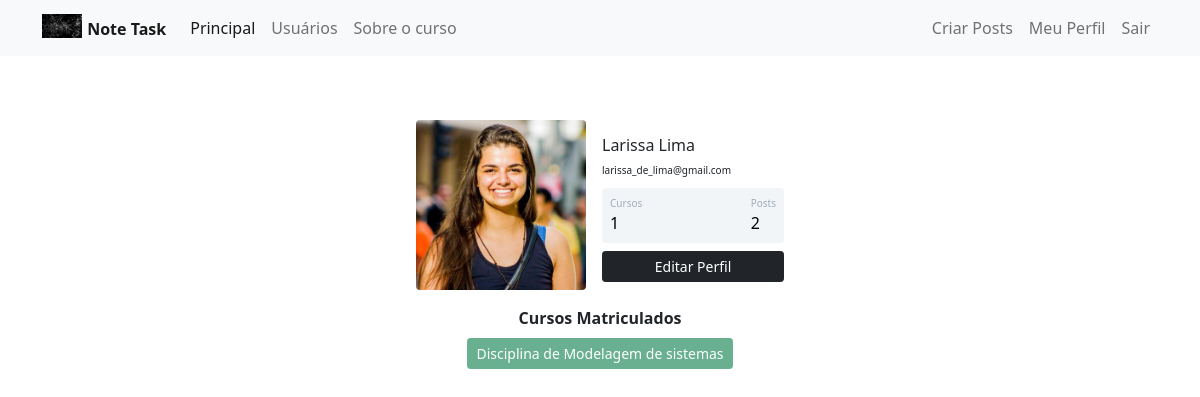
The app's page /my_profile (signed in) with its own data.
### general_system/models.py (models this page shows)
class Usuario(data_base.Model, UserMixin):
    id = data_base.Column(data_base.Integer, primary_key=True)
    username = data_base.Column(data_base.String, nullable=False)
    email = data_base.Column(data_base.String, nullable=False, unique=True)
    password = data_base.Column(data_base.String, nullable=False)
    perf_photo = data_base.Column(data_base.String, default='default.jpg')
    posts = data_base.relationship('Post', backref='autor', lazy=True)
    courses = data_base.Column(data_base.String, nullable=False, default='')
    def count_posts(self):
        return len(self.posts)

### general_system/routes.py (the view)
@app.route("/my_profile")
@login_required
def my_profile():
    image_id = url_for('static', filename='image_id_user/{}'.format(current_user.perf_photo))
    return render_template('my_profile.html', image_id=image_id)

### general_system/models.py (called while the page is built)
@login_manager.user_loader
def load_user(id_user):
    return Usuario.query.get(int(id_user))

### general_system/templates/my_profile.html (shortened to what this page needs)
{% extends 'base.html' %}
{% block bory %}
    <div class="container mt-5 d-flex justify-content-center">
        <div class="card p-3">
            <div class="d-flex align-items-center">
                <div class="image pe-3"> <img src="{{image_id}}" class="rounded" width="170"> </div>
                <div class="ml-3 w-100">
                    <h4 class="mb-0 mt-0"><font size="3">{{current_user.username}}</font></h4> <span><font size="1">{{current_user.email}}</font></span>
                    <div class="p-2 mt-2 bg-primary d-flex justify-content-between rounded text-white stats">
                        {% if 'Não Informado' in current_user.courses or current_user.courses == '' %}
                            <div class="d-flex flex-column"> <span class="articles">Cursos</span> <span class="number1">0</span> </div>
                        {% else %}
                            <div class="d-flex flex-column"> <span class="articles">Cursos</span> <span class="number1">{{current_user.courses.count(';') + 1}}</span> </div>
                        {% endif %}
                        <div class="d-flex flex-column"> <span class="rating">Posts</span> <span class="number3">{{current_user.count_posts()}}</span> </div>
                    </div>
                    <div class="button mt-2 d-flex flex-row align-items-center">
                        <a class="w-100" href="{{ url_for('edit_profile') }}">
                            <button class="btn btn-sm btn-dark w-100 ml-2">Editar Perfil</button>
                        </a>
                    </div>
                </div>
            </div>
        </div>
    </div>
    <div class="row justify-content-center">
        <div class="col col-4" style="text-align: center">
            <strong>Cursos Matriculados</strong><br>
            {% if 'Não Informado' in current_user.courses or current_user.courses == '' %}
                <button type="button" class="btn btn-sm btn-danger mt-2" disabled>Usuário não matriculado em algum curso.</button>
            {% else %}
                {% for course in current_user.courses.split(';') %}
                     <button type="button" class="btn btn-sm btn-success mt-2" disabled>{{ course }}</button>
                {% endfor %}
            {% endif %}
        </div>
    </div>
{% endblock %}

### general_system/static/main.css (style rules this page uses)
.card { width: 400px; border: none; border-radius: 10px; background-color: #fff }
.stats { background: #f2f5f8 !important; color: #000 !important }
.articles { font-size: 10px; color: #a1aab9 }
.number1 { font-weight: 500 }
.rating { font-size: 10px; color: #a1aab9 }
.number3 { font-weight: 500 }

### records on screen
Usuario: username "Larissa Lima", email "larissa_de_lima@gmail.com", courses "1", courses "Disciplina de Modelagem de sistemas"

### other values on screen
{{ current_user.count_posts() }} "2"
